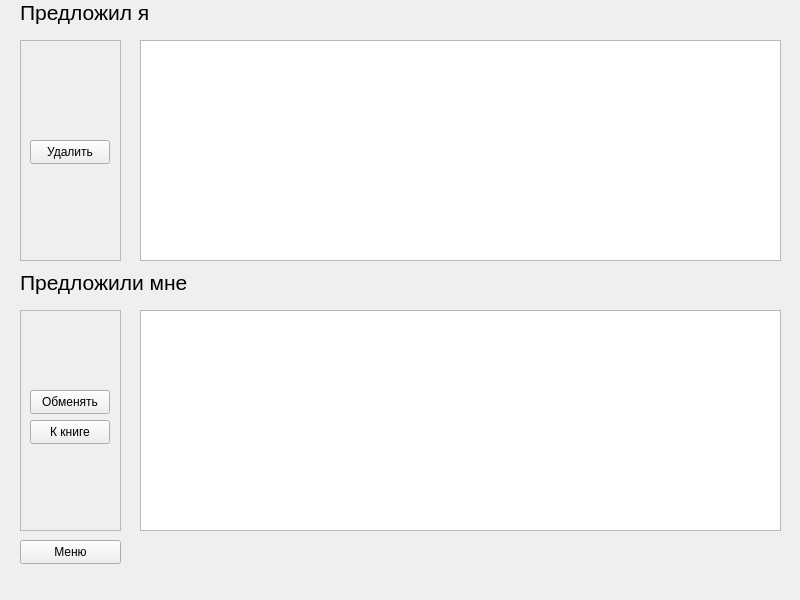
<?xml version="1.0" encoding="UTF-8"?>
<ui version="4.0">
 <class>UserSwaps</class>
 <widget class="QMainWindow" name="UserSwaps">
  <property name="geometry">
   <rect>
    <x>0</x>
    <y>0</y>
    <width>800</width>
    <height>600</height>
   </rect>
  </property>
  <property name="windowTitle">
   <string>Обмены</string>
  </property>
  <widget class="QWidget" name="centralwidget">
   <widget class="QLabel" name="lbMySwaps">
    <property name="geometry">
     <rect>
      <x>20</x>
      <y>0</y>
      <width>181</width>
      <height>31</height>
     </rect>
    </property>
    <property name="font">
     <font>
      <pointsize>16</pointsize>
     </font>
    </property>
    <property name="text">
     <string>Предложил я</string>
    </property>
    <property name="alignment">
     <set>Qt::AlignmentFlag::AlignLeading|Qt::AlignmentFlag::AlignLeft|Qt::AlignmentFlag::AlignTop</set>
    </property>
    <property name="wordWrap">
     <bool>true</bool>
    </property>
   </widget>
   <widget class="QLabel" name="lbOthersSwaps">
    <property name="geometry">
     <rect>
      <x>20</x>
      <y>270</y>
      <width>181</width>
      <height>31</height>
     </rect>
    </property>
    <property name="font">
     <font>
      <pointsize>16</pointsize>
     </font>
    </property>
    <property name="text">
     <string>Предложили мне</string>
    </property>
    <property name="alignment">
     <set>Qt::AlignmentFlag::AlignLeading|Qt::AlignmentFlag::AlignLeft|Qt::AlignmentFlag::AlignTop</set>
    </property>
    <property name="wordWrap">
     <bool>true</bool>
    </property>
   </widget>
   <widget class="QFrame" name="frameMy">
    <property name="geometry">
     <rect>
      <x>20</x>
      <y>40</y>
      <width>101</width>
      <height>221</height>
     </rect>
    </property>
    <property name="frameShape">
     <enum>QFrame::Shape::StyledPanel</enum>
    </property>
    <property name="frameShadow">
     <enum>QFrame::Shadow::Plain</enum>
    </property>
    <widget class="QPushButton" name="btnDelete">
     <property name="geometry">
      <rect>
       <x>10</x>
       <y>100</y>
       <width>80</width>
       <height>24</height>
      </rect>
     </property>
     <property name="text">
      <string>Удалить</string>
     </property>
    </widget>
   </widget>
   <widget class="QTableWidget" name="twMySwaps">
    <property name="geometry">
     <rect>
      <x>140</x>
      <y>40</y>
      <width>641</width>
      <height>221</height>
     </rect>
    </property>
   </widget>
   <widget class="QTableWidget" name="twOthersSwaps">
    <property name="geometry">
     <rect>
      <x>140</x>
      <y>310</y>
      <width>641</width>
      <height>221</height>
     </rect>
    </property>
   </widget>
   <widget class="QFrame" name="frameOthers">
    <property name="geometry">
     <rect>
      <x>20</x>
      <y>310</y>
      <width>101</width>
      <height>221</height>
     </rect>
    </property>
    <property name="frameShape">
     <enum>QFrame::Shape::StyledPanel</enum>
    </property>
    <property name="frameShadow">
     <enum>QFrame::Shadow::Plain</enum>
    </property>
    <widget class="QPushButton" name="btnSwap">
     <property name="geometry">
      <rect>
       <x>10</x>
       <y>80</y>
       <width>80</width>
       <height>24</height>
      </rect>
     </property>
     <property name="text">
      <string>Обменять</string>
     </property>
    </widget>
    <widget class="QPushButton" name="btnOthersBook">
     <property name="geometry">
      <rect>
       <x>10</x>
       <y>110</y>
       <width>80</width>
       <height>24</height>
      </rect>
     </property>
     <property name="text">
      <string>К книге</string>
     </property>
    </widget>
   </widget>
   <widget class="QPushButton" name="btnMenu">
    <property name="geometry">
     <rect>
      <x>20</x>
      <y>540</y>
      <width>101</width>
      <height>24</height>
     </rect>
    </property>
    <property name="text">
     <string>Меню</string>
    </property>
   </widget>
  </widget>
  <widget class="QMenuBar" name="menubar">
   <property name="geometry">
    <rect>
     <x>0</x>
     <y>0</y>
     <width>800</width>
     <height>21</height>
    </rect>
   </property>
  </widget>
 </widget>
 <resources/>
 <connections/>
</ui>
